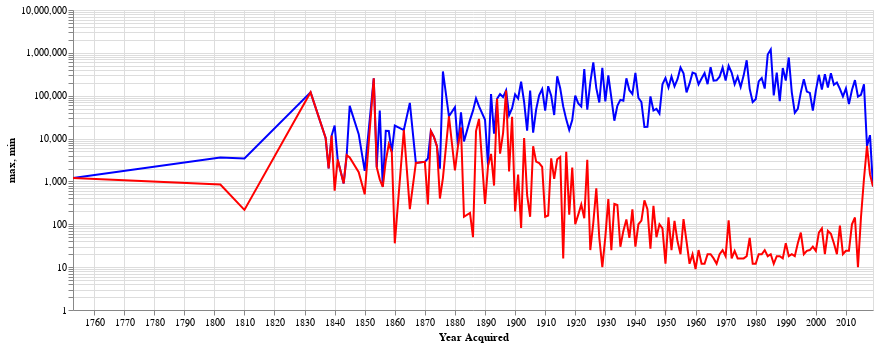

This figure's notebook cell:
### Code cell
lines = alt.Chart(stats.reset_index()).encode(
    alt.X('Year Acquired:T')
).properties(
    width=800
)

lines = alt.layer(
    lines.mark_line(color='blue').encode(
        alt.Y('max:Q',scale=alt.Scale(type='log'))
             ),
    lines.mark_line(color='red').encode(
        alt.Y('min:Q',scale=alt.Scale(type='log'))
    )
).interactive()
lines

### Figure 1 — Vega-Lite specification as saved in the notebook (floating-point values rounded to 4 significant figures; data arrays with more than 128 entries replaced by an {"elided": "..."} marker saying what was removed)
{"config": {"view": {"continuousWidth": 400, "continuousHeight": 300}}, "layer": [{"mark": {"type": "line", "color": "blue"}, "encoding": {"x": {"field": "Year Acquired", "type": "temporal"}, "y": {"field": "max", "scale": {"type": "log"}, "type": "quantitative"}}, "selection": {"selector001": {"type": "interval", "bind": "scales", "encodings": ["x", "y"]}}, "width": 800}, {"mark": {"type": "line", "color": "red"}, "encoding": {"x": {"field": "Year Acquired", "type": "temporal"}, "y": {"field": "min", "scale": {"type": "log"}, "type": "quantitative"}}, "width": 800}], "data": {"name": "data-e8e4ee6bd8c2fa467c1704c26de52e8e"}, "$schema": "https://vega.github.io/schema/vega-lite/v4.17.0.json", "datasets": {"data-e8e4ee6bd8c2fa467c1704c26de52e8e": {"elided": "171 records"}}}
